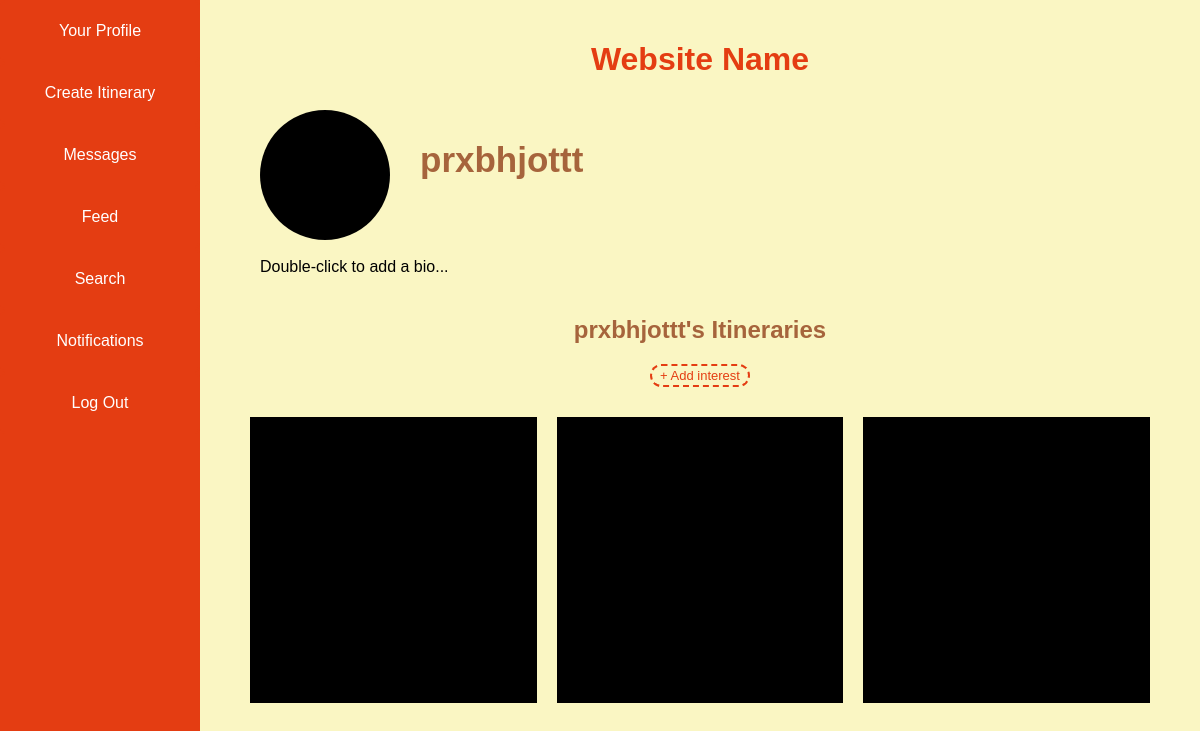
The app's page /profile (signed in), older data.
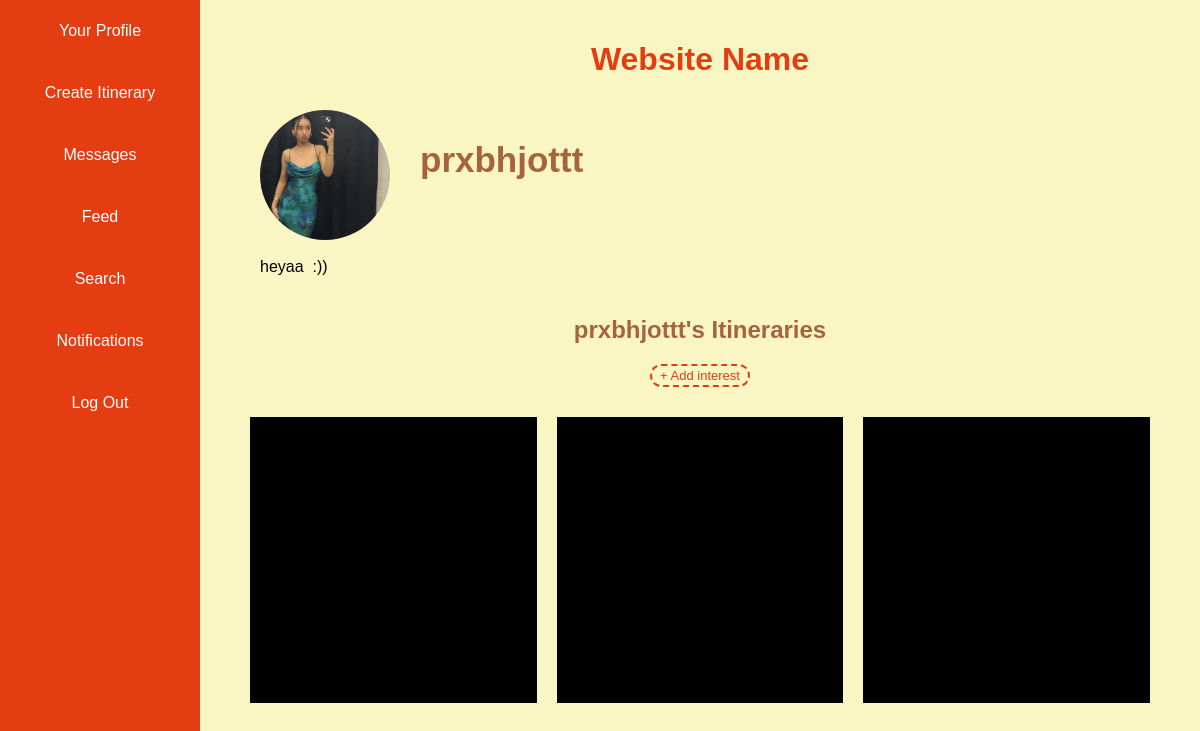
The same page, newer data.
### app.py (models this page shows, shortened)
class User(db.Model):
    id = db.Column(db.Integer, primary_key=True)
    email = db.Column(db.String(120), unique=True, nullable=False)
    phone = db.Column(db.String(20), nullable=False)
    password_hash = db.Column(db.String(255), nullable=False)
    username = db.Column(db.String(50), unique=True, nullable=True)
    bio = db.Column(db.Text, nullable=True)
    avatar_url = db.Column(db.String(255), nullable=True)
    interest_1 = db.Column(db.String(25), nullable=True)
    interest_2 = db.Column(db.String(25), nullable=True)
    interest_3 = db.Column(db.String(25), nullable=True)
    interest_4 = db.Column(db.String(25), nullable=True)
    interest_5 = db.Column(db.String(25), nullable=True)

### app.py (the view)
@app.route('/profile')
def user_profile():
    user_id = session.get("user_id")
    if not user_id:
        return redirect(url_for('login_page'))
    user = User.query.get(user_id)
    interests = [i for i in [user.interest_1, user.interest_2, user.interest_3, user.interest_4, user.interest_5] if i]
    return render_template('user-profile.html', user=user, interests=interests)

### templates/user-profile.html (shortened to what this page needs)
<!DOCTYPE html>
<html>
<head>
    <link rel="stylesheet" href="{{ url_for('static', filename='styles.css') }}">
</head>
<body>
    <div class ="navigation-bar">
        <ul>
            <li><a href="{{ url_for('user_profile') }}">Your Profile</a></li>
            <li><a href="{{ url_for('itinerary_create') }}">Create Itinerary</a></li>
            <li><a href="{{ url_for('dms') }}">Messages</a></li>
            <li><a href="{{url_for('feed')}}">Feed</a></li>
            <li><a href="{{ url_for('search') }}">Search</a></li>
            <li><a href="#">Notifications</a></li>
            <li><a href="#">Log Out</a></li>
        </ul>
    </div>
    <div class="page-wrapper">
        <div class="middle-column">
            <h1>Website Name</h1>
    <div class="profile-section">
        <div class="profile-pic" id="profile-pic-container">
            {% if user.avatar_url %}
                <img src="{{ url_for('static', filename='uploads/' + user.avatar_url) }}" id="profile-img">
            {% else %}
                <div class="profile-pic-placeholder"></div>
            {% endif %}
        </div>
        <h2 class="username">{{ user.username }}</h2>
    </div>
<br>
  <div class="bio-wrapper">
    <p class="bio" id="bio-text">
        {{ user.bio if user.bio else 'Double-click to add a bio...' }}
    </p>
    </div>
        <h2>{{ user.username }}'s Itineraries</h2>
        <div class="tag-container" id="tag-container">
    {% if interests|length < 5 %}
        <span class="tag-add" id="tag-add">+ Add interest</span>
    {% endif %}
</div>
<div class="itinerary-container">
    <a class="card-link" href="{{ url_for('itinerary_display', itinerary_id=1) }}">
        <div class="itinerary-card">
        </div>
    </a>
    <a class="card-link" href="{{ url_for('itinerary_display', itinerary_id=1) }}">
        <div class="itinerary-card">
        </div>
    </a>
    <a class="card-link" href="{{ url_for('itinerary_display', itinerary_id=1) }}">
        <div class="itinerary-card">
        </div>
    </a>
</div>
        </div>
    </div>
</body>
</html>

### static/styles.css (style rules this page uses)
body { font-family: Helvetica, Arial, sans-serif; background-color: #faf6c3 !important; color: black; text-align: center; margin: 0; padding: 0; }
h1 { font-size:xx-large; color: #e43d12; }
h2 { font-size: x-large; color: #a6643c; }
a:link, a:visited { color: #e43d12; border: 2px solid #e43d12; border-radius: 5px; padding: 10px 20px; text-align: center; display: inline-block; }
.card-link, .card-link:link, .card-link:visited { border: none !important; padding: 0; background-color: transparent; display: block; }
.itinerary-container { display: grid; grid-template-columns: repeat(3, 1fr); gap: 20px; max-width: 900px; margin: 30px auto; }
.itinerary-card { width: 100%; aspect-ratio: 1 / 1; background-color: black; }
.itinerary-card { width: 100%; aspect-ratio: 1 / 1; background-color: black; position: relative; overflow: hidden; }
.profile-section { display: flex; align-items: center; justify-content: flex-start; gap: 20px; margin-left: 40px; }
.itinerary-container a { text-decoration: none; }
#profile-pic-container { position: relative; width: 100px; height: 100px; cursor: pointer; }
#profile-img { width: 130px; height: 130px; border-radius: 50%; object-fit: cover; }
.username { margin: 40px; font-size: 35px; }
.bio { text-align: justify; max-width: 800px; margin: 20px 0 20px 40px; }
.bio-wrapper { position: relative; display: inline-block; width: 100%; }
.tag-add { background-color: transparent; color: #e43d12; border: 2px dashed #e43d12; font-size: 13px; padding: 2px 8px; border-radius: 20px; cursor: pointer; display: inline-flex; align-items: center; }
.tag-container { display: flex; gap: 10px; flex-wrap: wrap; margin-bottom: 12px; justify-content: center; }
.navigation-bar ul { list-style-type: none; margin: 0; padding: 0; width: 200px; background-color: #e43d12; position: fixed; overflow: auto; height: 100%; }
.navigation-bar li a { display: block; color: white; padding: 20px 14px; text-decoration: none; }
.page-wrapper { margin-left: 200px; display: flex; height: 100vh; overflow: hidden; }
.middle-column { flex: 1; overflow-y: auto; padding: 20px; text-align: center; background-color: #faf6c3; }

Row changes from the older to the newer data that the page shows:
changed User "prxbhjottt": avatar_url: picture added; bio "Double-click to add a bio..." → "heyaa :))"; avatar_url empty → "avatar_1.jpg" (drawn)
